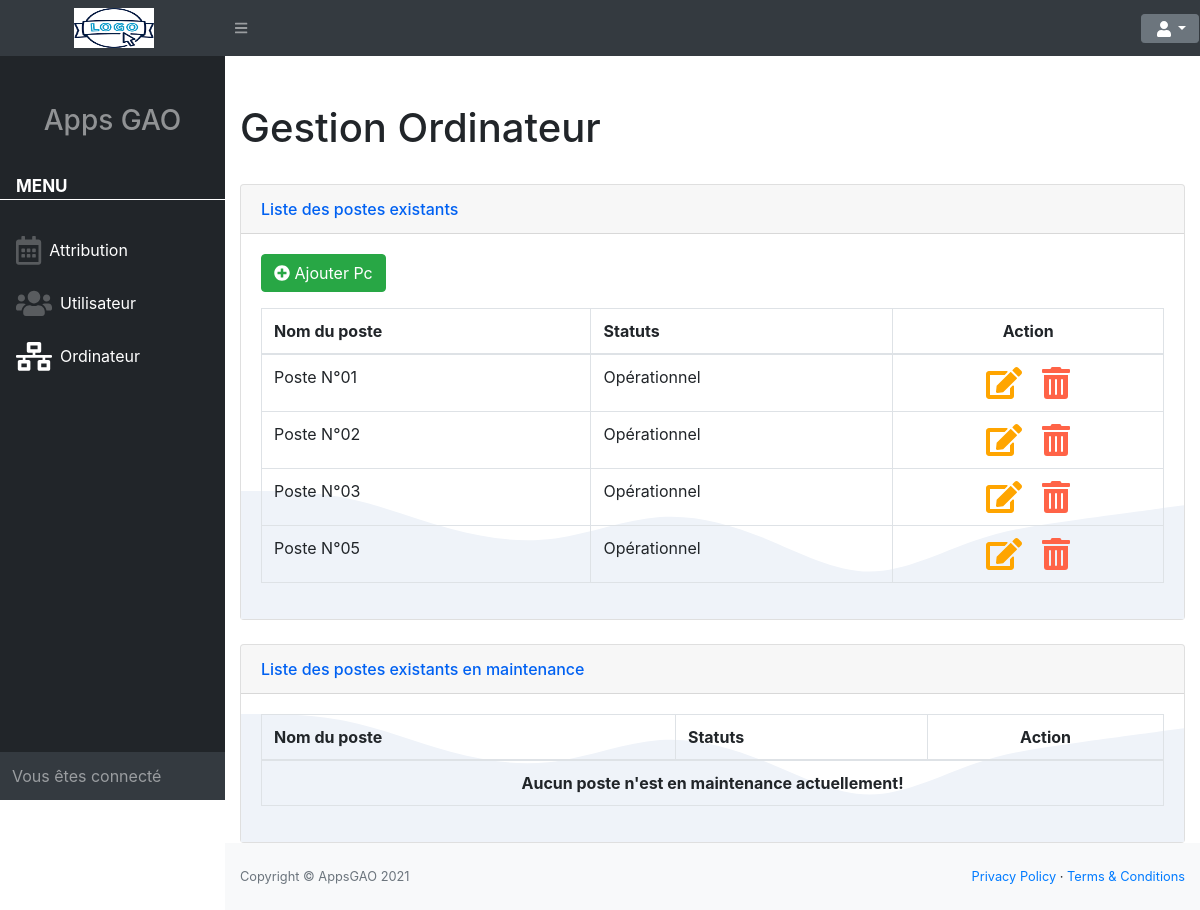
The page /index.php?act=odt (signed in) on the database its author committed.
### tables this page shows
CREATE TABLE post_info(
   numPoste INT(11) NOT NULL,
   nomPc VARCHAR(50) NOT NULL,
   etatPc VARCHAR(50) NOT NULL,
   date_crea DATETIME NOT NULL,
   versionPost TINYINT(1) NOT NULL DEFAULT 0
);

### views/vOrdinateur.php (called while the page is built)
<?php
    include 'structureHTML/hautHTML.php';
    include 'structureHTML/navbarHTML.php';
    include 'structureHTML/sideNavHTML.php';
    include 'vueOrdinateur/bodyOrdi.php';
    include 'structureHTML/footerHTML.php';
    include 'structureHTML/basHTML.php';

### index.php (called while the page is built, shortened)
<?php
    $view = "";
    $pAction = isset($_GET['act'])? $_GET['act'] : null;
    if(!isset($_GET['act'])){
        header("location:./index.php?act=acc");
    }else{
        switch ($pAction){
            case "odt" :
                include './controlers/cOrdinateur.php';
            break;
        }
    }
    include './views/'.$view.'.php';
?>

### models/managerCrudOrdi.php (called while the page is built, shortened)
<?php
    function getAllOrdiWithOk(){
        global $pdo;
        $sql = ' SELECT *
                    FROM post_info
                    WHERE etatPc = "Opérationnel" ';
        $requetes = $pdo->prepare($sql);
        $requetes->execute();
        $data =  $requetes->fetchAll(PDO::FETCH_ASSOC);
        return $data;
    }

### controlers/cOrdinateur.php (called while the page is built, shortened)
<?php
    include 'models/managerCrudOrdi.php';
    if(!empty($pAction) && $pAction == "odt"){
        $tabOrdiOk = getAllOrdiWithOk();
    }

### views/vueOrdinateur/bodyOrdi.php (the view, shortened to what this page needs)
<div id="layoutSidenav_content">
    <main>
        <div class="container-fluid">
            <h1 class="mt-4">Gestion Ordinateur</h1>
            <br>
            <div class="card card-waves ">
                <div class="card-header">
                    Liste des postes existants
                </div>
                <div class="card-body">
                    <p class="font-weight-bold">
                        <a href="index.php?act=crO&req=create" type="button" class="btn btn-success"><i class="fas fa-plus-circle"></i> Ajouter Pc</a>
                    </p>
                    <div class="table-responsive">
                        <table class="table table-bordered" id="dataTable" width="100%" cellspacing="0">
                            <thead>
                                <tr>
                                    <th>Nom du poste</th>
                                    <th>Statuts</th>
                                    <th class="text-center">Action</th>
                                </tr>
                            </thead>
                            <tbody>
                            <?php
                                foreach($tabOrdiOk as $values){
                                    if(!empty($tabOrdiOk)){
                                        echo' <tr>
                                                <td>'.$values['nomPc'].'</td>
                                                <td>'.$values['etatPc'].'</td>
                                                <td class="text-center">
                                                    <a href="index.php?act=crO&req=update1&num='.$values['numPoste'].'" class="pr-2"><i class="fas fa-edit fa-2x" style="color:orange"></i></a>
                                                    <a data-delete-url="index.php?act=odt&req=delete&num='.$values['numPoste'].'" class="pl-2" type="button" data-toggle="modal" data-target="#modalSuppr"><i class="fas fa-trash-alt fa-2x" style="color:Tomato"></i></a>
                                                </td>
                                            </tr>';
                                    }
                                }
                                ?>
                            </tbody>
                        </table>
                    </div>
                </div>
            </div>
            <br>
            <div class="card card-waves ">
                <div class="card-header">
                    Liste des postes existants en maintenance
                </div>
                <div class="card-body">
                    <div class="table-responsive">
                        <table class="table table-bordered" id="dataTable" width="100%" cellspacing="0">
                            <thead>
                                <tr>
                                    <th>Nom du poste</th>
                                    <th>Statuts</th>
                                    <th class="text-center">Action</th>
                                </tr>
                            </thead>
                            <tbody>
                            <?php
                                $aucunPostKO = true;
                                if($aucunPostKO){
                                    echo '<td colspan="3" class="text-center"><strong>Aucun poste n\'est en maintenance actuellement!</strong></td>';
                                }
                                ?>
                            </tbody>
                        </table>
                    </div>
                </div>
            </div>
        </div>
    </main>

### customer/css/style.css (style rules this page uses)
.card:not([class*=bg-]) .card-header { color: #0061f2; }
.card .card-header { font-weight: 500; }
.card-header:first-child { border-radius: 0.35rem 0.35rem 0 0; }
.card-waves .card-body { background-image: url(../../assets/media/bg-waves.svg); }
.card-waves .card-body, .card-angles .card-body { background-size: 100% auto; background-repeat: no-repeat; background-position: center bottom; }

### rows shown on the page
post_info: nomPc "Poste N°01", etatPc "Opérationnel"
post_info: nomPc "Poste N°02", etatPc "Opérationnel"
post_info: nomPc "Poste N°03", etatPc "Opérationnel"
post_info: nomPc "Poste N°05", etatPc "Opérationnel"
